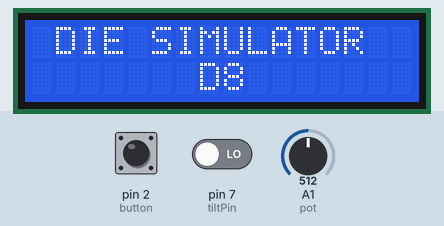
This sketch was run on a simulated Arduino Uno, built with avr-gcc and run on an emulated ATmega328P. On the bench: 16×2 character LCD. Inputs (shaded band) come from the test bench; at power-on: pin 2 (button) LOW, A1 (pot) = 512, pin 7 (tiltPin) LOW. Random numbers use the default seed unless the sketch sets one.

Above: at 1.2 s.
1.3 s: pin 2 (button) pulled HIGH for 0.15 s
At 1.31 s:
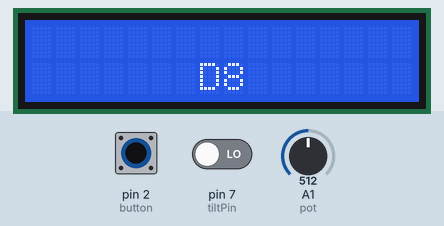
2.9 s: pin 2 (button) pulled HIGH for 1 s
5.4 s: A1 (pot) set to 560
At 6.1 s:
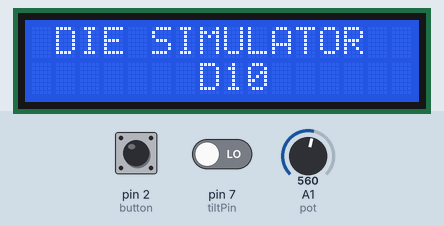
6.9 s: A1 (pot) set to 716
At 8.1 s:
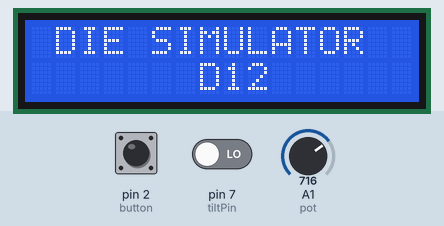
8.4 s: A1 (pot) set to 860
At 9.5 s:
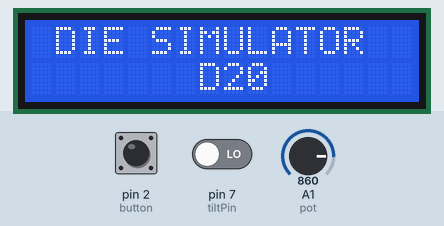
9.9 s: pin 2 (button) pulsed HIGH 5 times (0.12 s each, 0.3 s apart)
At 11.11 s:
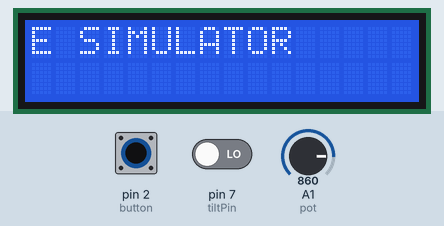
Timing chart, 0 to 12.9 s (numbered marks = the images above; inputs shaded):
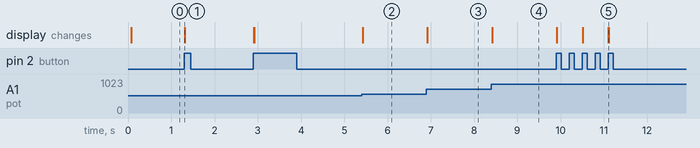

The sketch:

Die_Rolling_Simulator.ino
```cpp
#include <LiquidCrystal.h>
LiquidCrystal lcd(12,11,6,5,4,3); // initialise the lcd library
// assign components to pins
const int contrastPin = 8;
const int tiltPin = 7;
const int button = 2;
const int pot = A1;
// declare variables
int contrast = 75;
int tiltState = 0;
int prevTiltState = 0;
int dieLimit = 0;
int potVal = 0;
int isRolling = 0;
unsigned long previousInterrupt; //last time an interrupt is registered

// get the die to be rolled from the potentiometer and print it on the lcd
void getDieValue() {
  // change the type of die to be rolled according to potVal
  potVal = analogRead(pot);
  delay(10);
  if (potVal < 100){ // if potentiometer value is less than 100
    dieLimit = 3;  // set dieLimit to 3 which correlates to a D2
  }
  else if (potVal < 250){
    dieLimit = 5; // D4
  }
  else if (potVal < 400){
    dieLimit = 7; // D6
  }
  else if (potVal < 550){
    dieLimit = 9; // D8
  }
  else if (potVal < 700){
    dieLimit = 11; // D10
  }
  else if (potVal < 850){
    dieLimit = 13; // D12
  }
  else if (potVal > 850){
    dieLimit = 21; // D20
  }
  // print the die to be rolled on the lcd
  lcd.setCursor(7,1);
  lcd.print("D");
  lcd.setCursor(8,1);
  lcd.print(dieLimit-1);
  lcd.print("       ");
}

void setup() {
  Serial.begin(9600); // include a serial connection
  // setup inputs
  pinMode(button, INPUT);
  pinMode(tiltPin, INPUT);
  pinMode(pot, INPUT);
  // setup interrupt
  attachInterrupt(digitalPinToInterrupt(2), buttonInput, RISING); // specify interrupt routine for the button
  // setup lcd
  analogWrite(contrastPin,contrast);
  lcd.begin(16, 2);
}

void loop() {
  // if a die is not currently being rolled
  if (isRolling == 0) {
    // print on the screen
    lcd.setCursor(0,0);
    lcd.print(" DIE SIMULATOR  ");

    getDieValue();
    // detect if device is shaken
    // if tiltState is different than prevTiltState and is currently LOW, roll the die
    tiltState = digitalRead(tiltPin);
    if (tiltState != prevTiltState){
      if (tiltState == LOW) {
        // the device enters a rolling state
        isRolling = 1;
        lcd.clear();
        lcd.setCursor(0, 0);
        lcd.print("Rolling...");
        delay(2500);
        lcd.clear();
        lcd.setCursor(8, 1);
        // print a number between 0 and dieLimit (exclusive)
        lcd.print(random(1, dieLimit));
      }
    }
    prevTiltState = tiltState;
  }
}

// proceed to the next roll after players have acknowledged the result of the previous roll
void buttonInput() {
  //setup a 200ms "no interrupts" window to prevent a glitch where one button press is registered twice
  if(millis() - previousInterrupt > 200){
    isRolling = 0;
    lcd.clear();
  }
  previousInterrupt = millis();
}
```

Measured:
- after the input at 1.3 s, the display: changes at once (image 1)
- after the input at 5.4 s, the display: changes at once (image 2)
- after the input at 6.9 s, the display: changes at once (image 3)
- after the input at 8.4 s, the display: changes at once (image 4)
- after the input at 9.9 s, the display: first changes at once (image 5 shows a later state)
